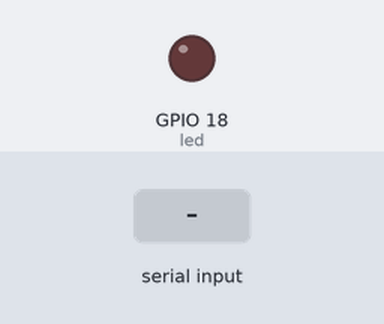
Bench run of a program on a simulated ESP32 board running MicroPython. On the bench: output pins drawn as LEDs (lit = HIGH). Wiring (from the project's diagram.json): red LED on GPIO 18, potentiometer on GPIO 34. The test bench sets the inputs (shaded band).

Above: at 1.2 s.
1.3 s: "LED 1\n" received over the second serial link
At 1.8 s:
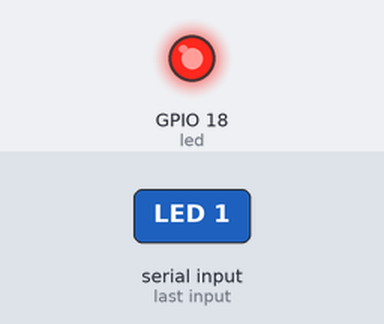
2.8 s: "LED 0\n" received over the second serial link
At 4.1 s:
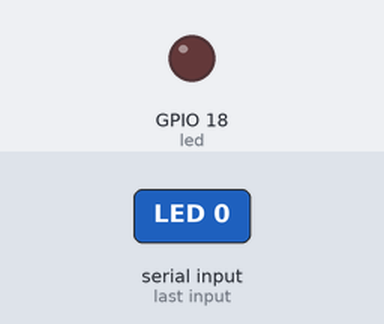
Timing chart, 0 to 5.8 s (numbered marks = the images above; inputs shaded):
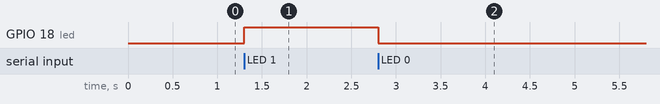

Measured:
- after the input at 1.3 s, GPIO 18 (led): LOW → HIGH at once
- after the input at 2.8 s, GPIO 18 (led): HIGH → LOW at once

The program:

main.py
```python
from machine import UART, Pin, ADC
from time import ticks_ms, sleep_ms
from line_receiver import LineReceiver

uart = UART(2, baudrate=115200, bits=8, parity=None, stop=1,
            rx=Pin(16), tx=Pin(17), timeout=0, timeout_char=0)
adc = ADC(Pin(34), atten=ADC.ATTN_11DB)
adc.width(ADC.WIDTH_12BIT)
led = Pin(18, Pin.OUT, value=0)
led_on = False


def send_line(text):
    uart.write((text + '\n').encode('ascii'))


def handle_command(line):
    global led_on
    if line == 'PING':
        send_line('PONG')
    elif line == 'LED 0' or line == 'LED 1':
        led_on = line[4] == '1'
        led.value(1 if led_on else 0)
        send_line('OK LED 1' if led_on else 'OK LED 0')
    elif line == 'ADC?':
        send_line('ADC=%d' % (adc.read_u16() // 16))
    elif line == 'GET':
        raw = adc.read_u16() // 16
        send_line('STATE LED=%d ADC=%d' % (1 if led_on else 0, raw))
    else:
        send_line('ERR COMMAND')


receiver = LineReceiver(uart, handle_command)
send_line('READY')
while True:
    receiver.poll(ticks_ms())
    sleep_ms(1)
```

line_receiver.py
```python
from time import ticks_diff


class LineReceiver:
    """Righe ASCII limitate a 32 byte prima di LF; CR finale opzionale."""

    def __init__(self, uart, handler):
        self.uart = uart
        self.handler = handler
        self.buffer = bytearray()
        self.error = None
        self.last_byte = 0

    def poll(self, now):
        if self.buffer and self.error is None and ticks_diff(now, self.last_byte) >= 1000:
            self.error = 'ERR TIMEOUT'
        data = self.uart.read(32)
        if not data:
            return
        for value in data:
            self.last_byte = now
            if value == 10:
                if self.error is not None:
                    self.uart.write((self.error + '\n').encode('ascii'))
                else:
                    if self.buffer and self.buffer[-1] == 13:
                        self.buffer.pop()
                    if any(byte < 32 or byte > 126 for byte in self.buffer):
                        self.uart.write(b'ERR ASCII\n')
                    elif self.buffer:
                        self.handler(self.buffer.decode('ascii'))
                self.buffer = bytearray()
                self.error = None
            elif self.error is None:
                if (value < 32 and value != 13) or value > 126:
                    self.error = 'ERR ASCII'
                elif len(self.buffer) == 32:
                    self.error = 'ERR LONG'
                else:
                    self.buffer.append(value)
```
